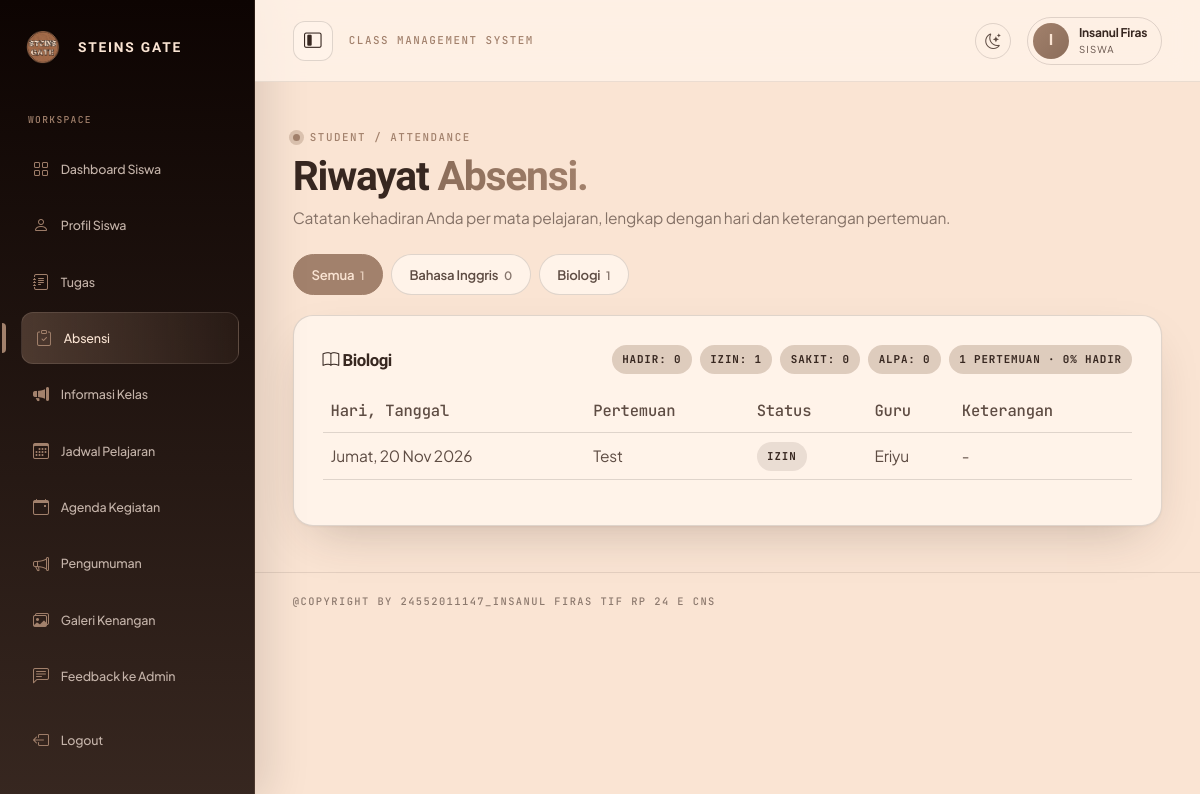
The app's page /siswa/absensi.php (signed in) with its own data.
### tables this page shows
CREATE TABLE `absensi` (
  `id` int(11) NOT NULL,
  `sesi_id` int(11) NOT NULL,
  `guru_id` int(11) NOT NULL,
  `siswa_id` int(11) NOT NULL,
  `tanggal` date NOT NULL,
  `kelas` enum('10','11','12') NOT NULL,
  `status` enum('Hadir','Izin','Sakit','Alpa') NOT NULL DEFAULT 'Hadir',
  `keterangan` varchar(255) DEFAULT NULL,
  `created_at` timestamp NULL DEFAULT current_timestamp(),
  `updated_at` timestamp NULL DEFAULT current_timestamp() ON UPDATE current_timestamp()
);

CREATE TABLE `absensi_sesi` (
  `id` int(11) NOT NULL,
  `guru_id` int(11) NOT NULL,
  `kelas` enum('10','11','12') NOT NULL,
  `tanggal` date NOT NULL,
  `hari` varchar(15) NOT NULL,
  `deskripsi` varchar(255) NOT NULL DEFAULT '',
  `created_at` timestamp NULL DEFAULT current_timestamp(),
  `updated_at` timestamp NULL DEFAULT current_timestamp() ON UPDATE current_timestamp()
);

CREATE TABLE `guru` (
  `id` int(11) NOT NULL,
  `user_id` int(11) NOT NULL,
  `nama_lengkap` varchar(120) NOT NULL,
  `mata_pelajaran` varchar(100) NOT NULL,
  `nip` varchar(30) DEFAULT NULL,
  `jenis_kelamin` enum('Laki-laki','Perempuan') DEFAULT NULL,
  `no_wa` varchar(25) DEFAULT NULL,
  `alamat` text DEFAULT NULL,
  `foto_profil` varchar(255) DEFAULT NULL,
  `created_at` timestamp NULL DEFAULT current_timestamp(),
  `updated_at` timestamp NULL DEFAULT current_timestamp() ON UPDATE current_timestamp()
);

### siswa/absensi.php (the view, shortened to what this page needs)
<?php
require_once __DIR__ . '/../config/database.php';
require_once __DIR__ . '/../includes/functions.php';
$u = current_user();
$q = $pdo->prepare("SELECT id, kelas FROM siswa WHERE user_id=?");
$q->execute([$u['id']]);
$s = $q->fetch();
$self = BASE_URL . '/siswa/absensi.php';
$statusList = ['Hadir', 'Izin', 'Sakit', 'Alpa'];
$mapelAktif = trim($_GET['mapel'] ?? '');
$rows = [];
$mapelList = [];
if ($s['kelas']) {
    $st = $pdo->prepare("
        SELECT a.status, a.keterangan, ses.tanggal, ses.hari, ses.deskripsi, ses.kelas,
               g.nama_lengkap AS guru_nama, g.mata_pelajaran
        FROM absensi a
        JOIN absensi_sesi ses ON ses.id = a.sesi_id
        JOIN guru g ON g.id = ses.guru_id
        WHERE a.siswa_id = ?
        ORDER BY ses.tanggal DESC, ses.id DESC
    ");
    $st->execute([$s['id']]);
    $rows = $st->fetchAll();
    $jd = $pdo->prepare("SELECT DISTINCT mata_pelajaran FROM jadwal_pelajaran WHERE kelas=?");
    $jd->execute([$s['kelas']]);
    foreach (array_merge($jd->fetchAll(PDO::FETCH_COLUMN), array_column($rows, 'mata_pelajaran')) as $m) {
        $key = mb_strtolower(trim($m));
        if ($key !== '' && !isset($mapelList[$key])) $mapelList[$key] = trim($m);
    }
    asort($mapelList, SORT_NATURAL | SORT_FLAG_CASE);
}
$aktifKey = mb_strtolower($mapelAktif);
$perMapel = [];
foreach ($rows as $r) $perMapel[mb_strtolower(trim($r['mata_pelajaran']))][] = $r;
$tampil = $aktifKey === '' ? $perMapel : [$aktifKey => $perMapel[$aktifKey] ?? []];
include __DIR__ . '/../includes/dashboard_page_start.php';
?>
<div class="page-heading"><div><div class="section-kicker">STUDENT / ATTENDANCE</div><h1>Riwayat <em>Absensi.</em></h1><p>Catatan kehadiran Anda per mata pelajaran, lengkap dengan hari dan keterangan pertemuan.</p></div></div>
<?php if (!$s['kelas']): ?>
    <div class="alert alert-warning">Kelas akun Anda belum ditetapkan oleh Admin.</div>
<?php else: ?>
    <div class="class-tabs">
        <a class="<?= $aktifKey === '' ? 'active' : '' ?>" href="<?= $self ?>">Semua<span class="count"><?= count($rows) ?></span></a>
        <?php foreach ($mapelList as $key => $nama): ?>
            <a class="<?= $aktifKey === $key ? 'active' : '' ?>" href="<?= $self ?>?mapel=<?= urlencode($nama) ?>"><?= e($nama) ?><span class="count"><?= count($perMapel[$key] ?? []) ?></span></a>
        <?php endforeach; ?>
    </div>
    <?php if (!$tampil): ?>
        <div class="sg-panel">Belum ada catatan absensi.</div>
    <?php else: foreach ($tampil as $key => $list):
        $cnt = array_fill_keys($statusList, 0);
        foreach ($list as $r) if (isset($cnt[$r['status']])) $cnt[$r['status']]++;
        $total = count($list);
        $persen = $total ? round($cnt['Hadir'] / $total * 100) : 0;
    ?>
        <div class="sg-panel mb-3">
            <div class="d-flex flex-wrap justify-content-between align-items-center gap-2 mb-3">
                <h3 class="mb-0"><i class="bi bi-book"></i> <?= e($mapelList[$key] ?? $key) ?></h3>
                <div class="absen-summary">
                    <?php foreach ($statusList as $st): ?><span class="sg-badge"><?= e($st) ?>: <?= (int)$cnt[$st] ?></span><?php endforeach; ?>
                    <span class="sg-badge"><?= $total ?> pertemuan · <?= $persen ?>% hadir</span>
                </div>
            </div>
            <?php if (!$list): ?>
                <p class="muted-copy mb-0">Belum ada catatan absensi untuk mata pelajaran ini.</p>
            <?php else: ?>
            <div class="table-responsive"><table class="table align-middle">
                <thead><tr><th>Hari, Tanggal</th><th>Pertemuan</th><th>Status</th><th>Guru</th><th>Keterangan</th></tr></thead>
                <tbody>
                <?php foreach ($list as $r): ?>
                    <tr>
                        <td><?= e($r['hari']) ?>, <?= date('d M Y', strtotime($r['tanggal'])) ?></td>
                        <td><?= e($r['deskripsi'] ?: '-') ?></td>
                        <td><span class="sg-badge <?= $r['status'] === 'Hadir' ? '' : 'sg-badge-warn' ?>"><?= e($r['status']) ?></span></td>
                        <td><?= e($r['guru_nama']) ?></td>
                        <td><?= e($r['keterangan'] ?: '-') ?></td>
                    </tr>
                <?php endforeach; ?>
                </tbody>
            </table></div>
            <?php endif; ?>
        </div>
    <?php endforeach; endif; ?>
<?php endif; ?>
<?php include __DIR__ . '/../includes/dashboard_page_end.php'; ?>

### assets/css/style.css (style rules this page uses)
:root { --taupe: #A2816C; --medium: #8B6D5A; --brown: #5E4C43; --dark: #372720; --outline: #0D0402; --cream: #FAE4D3; --warm: #C4B3A9; --bg: #FAE4D3; --surface: #fff3e9; --text: #5E4C43; --heading: #372720; --line: rgba(13, 4, 2, .13); --shadow: 0 18px 50px rgba(55, 39, 32, .08); }
* { box-sizing: border-box; }
html { scroll-behavior: smooth; }
body { margin: 0; font-family: 'Manrope', sans-serif; background: var(--bg); color: var(--text); transition: background .25s ease, color .25s ease; }
a { color: inherit; text-decoration: none; }
.eyebrow, .section-kicker { display: block; font-size: .68rem; font-weight: 700; letter-spacing: .2em; }

### assets/css/dashboard-pages.css (style rules this page uses)
.page-heading { display:flex;justify-content:space-between;align-items:flex-end;gap:1rem;margin-bottom:1.5rem }
.page-heading h1 { font-family:'Playfair Display',serif;font-size:clamp(2rem,4vw,3rem);margin:.25rem 0;color:var(--text,#372720) }
.page-heading p { margin:0;color:var(--muted,#8B6D5A) }
.sg-panel,.sg-card { background:var(--card,#fffaf5);border:1px solid rgba(94,76,67,.14);border-radius:18px;padding:1.2rem;box-shadow:0 8px 24px rgba(55,39,32,.04) }
.sg-panel h3,.sg-card h3 { font-size:1.05rem;font-weight:700;color:var(--text,#372720) }
.sg-badge { display:inline-block;padding:.35rem .65rem;border-radius:999px;background:#FAE4D3;color:#5E4C43;font-size:.75rem;font-weight:700 }
:root { --sg-radius: 20px; --sg-glass: rgba(255, 243, 233, .82); }
body { font-family: 'Manrope', sans-serif; letter-spacing: -.012em; }
h1,h2,h3,h4,.dash-welcome,.page-heading h1 { font-family: 'DM Serif Display', serif; letter-spacing: -.025em; }
.dash-stat,.dash-panel,.sg-panel,.sg-card { border-radius: var(--sg-radius); border-color: rgba(94,76,67,.13); box-shadow: 0 14px 40px rgba(55,39,32,.065); }
.page-heading { align-items: center; }
.page-heading h1 { font-size: clamp(2.5rem, 5vw, 3.8rem); }
.sg-panel { padding: clamp(1.1rem, 2.5vw, 1.8rem); }
.class-tabs { display: flex; flex-wrap: wrap; gap: .5rem; margin-bottom: 1.25rem; }
.class-tabs a { padding: .55rem 1.1rem; border: 1px solid var(--line); border-radius: 999px; font-size: .82rem; font-weight: 600; color: var(--text); background: var(--surface); transition: .25s; }
.class-tabs a.active { background: var(--taupe); border-color: var(--taupe); color: #FAE4D3; }
.class-tabs a .count { margin-left: .35rem; opacity: .75; font-size: .72rem; }
.sg-badge-warn { background: rgba(196, 179, 169, .35) !important; }
.absen-summary { display: flex; flex-wrap: wrap; gap: .5rem; }

### records on screen
absensi: sesi.hari "Jumat", sesi.tanggal "20 Nov 2026", sesi.deskripsi "Test", status "IZIN", guru.nama_lengkap "Eriyu", keterangan "-"

### other values on screen
substr($namaUser, 0, 1) "I"
$namaUser "Insanul Firas"
$role "SISWA"
count($rows) "1"
$nama "Bahasa Inggris"
count($perMapel[$key] ?? []) "0"
$nama "Biologi"
count($perMapel[$key] ?? []) "1"
$mapelList[$key] "Biologi"
$st "HADIR"
$cnt[$st] "0"
$st "IZIN"
$cnt[$st] "1"
$st "SAKIT"
$st "ALPA"
